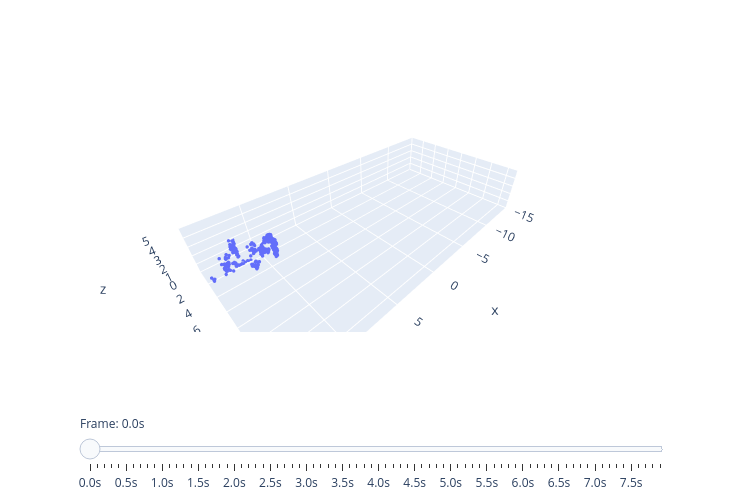

The notebook cell saved with this chart:
### Code cell
# Examine an individual cluster out of all the ones DBSCAN outputted

cluster_label = 6

processed_labeled_dataset = pull_clusters_fill_frames(dataset,labels, label = cluster_label)

print(f'Cluster {cluster_label}: ')
plot_with_slider(processed_labeled_dataset)
